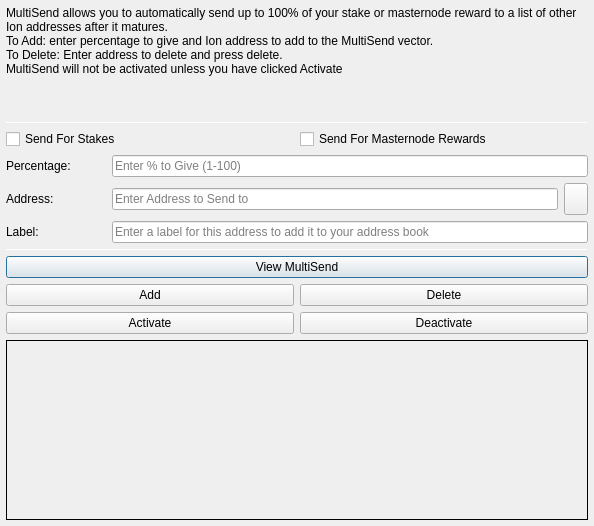
<?xml version="1.0" encoding="UTF-8"?>
<ui version="4.0">
 <class>MultiSendDialog</class>
 <widget class="QDialog" name="MultiSendDialog">
  <property name="windowModality">
   <enum>Qt::NonModal</enum>
  </property>
  <property name="geometry">
   <rect>
    <x>0</x>
    <y>0</y>
    <width>594</width>
    <height>526</height>
   </rect>
  </property>
  <property name="windowTitle">
   <string>MultiSend</string>
  </property>
  <layout class="QVBoxLayout" name="verticalLayout" stretch="0">
   <property name="leftMargin">
    <number>6</number>
   </property>
   <property name="topMargin">
    <number>6</number>
   </property>
   <property name="rightMargin">
    <number>6</number>
   </property>
   <property name="bottomMargin">
    <number>6</number>
   </property>
   <item>
    <layout class="QVBoxLayout" name="verticalLayout_Main" stretch="1,1,1,0,1,1,1">
     <item>
      <widget class="QLabel" name="label_2">
       <property name="lineWidth">
        <number>1</number>
       </property>
       <property name="text">
        <string>MultiSend allows you to automatically send up to 100% of your stake or masternode reward to a list of other Ion addresses after it matures.
To Add: enter percentage to give and Ion address to add to the MultiSend vector.
To Delete: Enter address to delete and press delete.
MultiSend will not be activated unless you have clicked Activate</string>
       </property>
       <property name="alignment">
        <set>Qt::AlignLeading|Qt::AlignLeft|Qt::AlignTop</set>
       </property>
       <property name="wordWrap">
        <bool>true</bool>
       </property>
      </widget>
     </item>
     <item>
      <widget class="Line" name="line">
       <property name="minimumSize">
        <size>
         <width>0</width>
         <height>1</height>
        </size>
       </property>
       <property name="maximumSize">
        <size>
         <width>16777215</width>
         <height>1</height>
        </size>
       </property>
       <property name="orientation">
        <enum>Qt::Horizontal</enum>
       </property>
      </widget>
     </item>
     <item>
      <layout class="QVBoxLayout" name="verticalLayout_Settings">
       <item>
        <layout class="QHBoxLayout" name="horizontalLayout">
         <item>
          <widget class="QCheckBox" name="multiSendStakeCheckBox">
           <property name="text">
            <string>Send For Stakes</string>
           </property>
          </widget>
         </item>
         <item>
          <widget class="QCheckBox" name="multiSendMasternodeCheckBox">
           <property name="text">
            <string>Send For Masternode Rewards</string>
           </property>
          </widget>
         </item>
        </layout>
       </item>
       <item>
        <layout class="QHBoxLayout" name="horizontalLayout_6">
         <item>
          <widget class="QLabel" name="label">
           <property name="minimumSize">
            <size>
             <width>100</width>
             <height>0</height>
            </size>
           </property>
           <property name="toolTip">
            <string>Percentage of stake to send</string>
           </property>
           <property name="text">
            <string>Percentage:</string>
           </property>
          </widget>
         </item>
         <item>
          <widget class="QLineEdit" name="multiSendPercentEdit">
           <property name="toolTip">
            <string>Enter whole numbers 1 - 100</string>
           </property>
           <property name="placeholderText">
            <string>Enter % to Give (1-100)</string>
           </property>
          </widget>
         </item>
        </layout>
       </item>
       <item>
        <layout class="QHBoxLayout" name="horizontalLayout_7">
         <item>
          <widget class="QLabel" name="label_5">
           <property name="minimumSize">
            <size>
             <width>100</width>
             <height>0</height>
            </size>
           </property>
           <property name="toolTip">
            <string>Address to send portion of stake to</string>
           </property>
           <property name="text">
            <string>Address:</string>
           </property>
          </widget>
         </item>
         <item>
          <widget class="QLineEdit" name="multiSendAddressEdit">
           <property name="toolTip">
            <string/>
           </property>
           <property name="placeholderText">
            <string>Enter Address to Send to</string>
           </property>
          </widget>
         </item>
         <item>
          <widget class="QToolButton" name="addressBookButton">
           <property name="maximumSize">
            <size>
             <width>16777215</width>
             <height>32</height>
            </size>
           </property>
           <property name="toolTip">
            <string>Choose an address from the address book</string>
           </property>
           <property name="text">
            <string/>
           </property>
           <property name="icon">
            <iconset resource="../ion.qrc">
             <normaloff>:/icons/address-book</normaloff>:/icons/address-book</iconset>
           </property>
           <property name="shortcut">
            <string>Alt+A</string>
           </property>
          </widget>
         </item>
        </layout>
       </item>
      </layout>
     </item>
     <item>
      <layout class="QHBoxLayout" name="horizontalLayout_3">
       <item>
        <widget class="QLabel" name="label_3">
         <property name="minimumSize">
          <size>
           <width>100</width>
           <height>0</height>
          </size>
         </property>
         <property name="text">
          <string>Label:</string>
         </property>
        </widget>
       </item>
       <item>
        <widget class="QLineEdit" name="labelAddressLabelEdit">
         <property name="placeholderText">
          <string>Enter a label for this address to add it to your address book</string>
         </property>
        </widget>
       </item>
      </layout>
     </item>
     <item>
      <widget class="Line" name="line_2">
       <property name="minimumSize">
        <size>
         <width>0</width>
         <height>1</height>
        </size>
       </property>
       <property name="maximumSize">
        <size>
         <width>16777215</width>
         <height>1</height>
        </size>
       </property>
       <property name="orientation">
        <enum>Qt::Horizontal</enum>
       </property>
      </widget>
     </item>
     <item>
      <layout class="QVBoxLayout" name="verticalLayout_Buttons">
       <item>
        <layout class="QHBoxLayout" name="horizontalLayout_4">
         <item>
          <widget class="QPushButton" name="viewButton">
           <property name="toolTip">
            <string/>
           </property>
           <property name="statusTip">
            <string>View MultiSend Vector</string>
           </property>
           <property name="text">
            <string>View MultiSend</string>
           </property>
          </widget>
         </item>
        </layout>
       </item>
       <item>
        <layout class="QHBoxLayout" name="horizontalLayout_2">
         <item>
          <widget class="QPushButton" name="addButton">
           <property name="toolTip">
            <string/>
           </property>
           <property name="statusTip">
            <string>Add to MultiSend Vector</string>
           </property>
           <property name="text">
            <string>Add</string>
           </property>
          </widget>
         </item>
         <item>
          <widget class="QPushButton" name="deleteButton">
           <property name="toolTip">
            <string/>
           </property>
           <property name="statusTip">
            <string>Delete Address From MultiSend Vector</string>
           </property>
           <property name="text">
            <string>Delete</string>
           </property>
          </widget>
         </item>
        </layout>
       </item>
       <item>
        <layout class="QHBoxLayout" name="horizontalLayout_5">
         <item>
          <widget class="QPushButton" name="activateButton">
           <property name="statusTip">
            <string>Activate MultiSend</string>
           </property>
           <property name="text">
            <string>Activate</string>
           </property>
          </widget>
         </item>
         <item>
          <widget class="QPushButton" name="disableButton">
           <property name="statusTip">
            <string>Deactivate MultiSend</string>
           </property>
           <property name="text">
            <string>Deactivate</string>
           </property>
          </widget>
         </item>
        </layout>
       </item>
      </layout>
     </item>
     <item>
      <widget class="QLabel" name="message">
       <property name="minimumSize">
        <size>
         <width>0</width>
         <height>180</height>
        </size>
       </property>
       <property name="frameShape">
        <enum>QFrame::Panel</enum>
       </property>
       <property name="frameShadow">
        <enum>QFrame::Plain</enum>
       </property>
       <property name="lineWidth">
        <number>1</number>
       </property>
       <property name="midLineWidth">
        <number>1</number>
       </property>
       <property name="text">
        <string/>
       </property>
       <property name="alignment">
        <set>Qt::AlignLeading|Qt::AlignLeft|Qt::AlignTop</set>
       </property>
       <property name="wordWrap">
        <bool>true</bool>
       </property>
      </widget>
     </item>
    </layout>
   </item>
  </layout>
 </widget>
 <resources>
  <include location="../ion.qrc"/>
 </resources>
 <connections/>
</ui>
